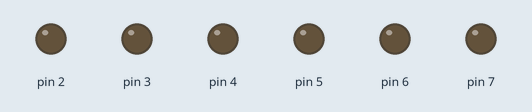
Bench run of a sketch on a simulated Arduino Uno, built with avr-gcc and run on an emulated ATmega328P. Shown: output pins drawn as LEDs (lit = HIGH).

Above: at 0.15 s.
At 0.32 s:
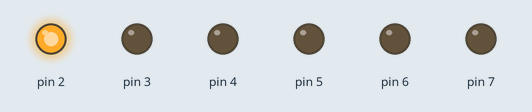
At 0.47 s:
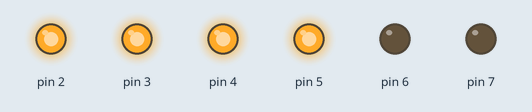
At 1.12 s:
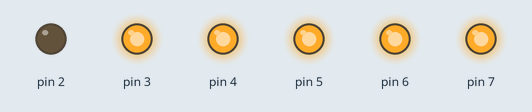
At 1.9 s:
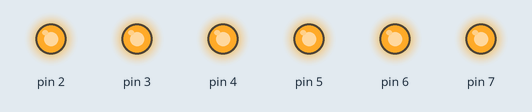
At 2.72 s:
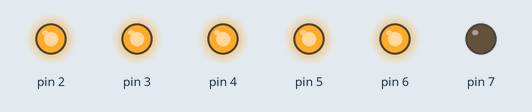
Timing chart, 0 to 3.0 s (numbered marks = the images above):
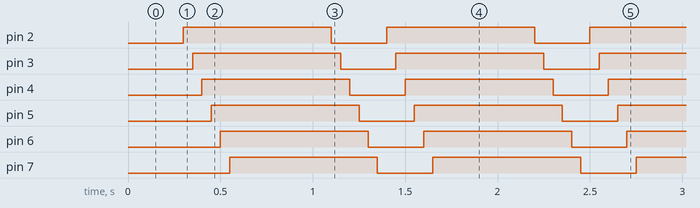

The sketch:

03_leds.ino
```cpp
// (licence header left out)
int BASE = 2;	//第一颗 LED 接的 I/O 脚
int NUM = 6;	//LED 的总数
int i = 0;

void setup()
{
	for (int i = BASE; i < BASE + NUM; i ++) {
		pinMode(i, OUTPUT);   //设定数字I/O脚为输出
	}
}

void loop()
{
	for (i = BASE; i < BASE + NUM; i ++) {
		digitalWrite(i, LOW);	//设定数字I/O脚出为"低"，即顺序熄灭
		delay(50);		//延时
	}

	for (i = BASE; i < BASE + NUM; i ++) {
		digitalWrite(i, HIGH);	//设定数字I/O脚输出为"低"，即顺序点亮
		delay(50);		//延时
	}
	delay(500);
}
```

Measured:
- by itself, pin 2–7: alternates HIGH for 0.80 s and LOW for 0.30 s
- by itself, everything shown: repeats every 1.1 s, in 12 steps
